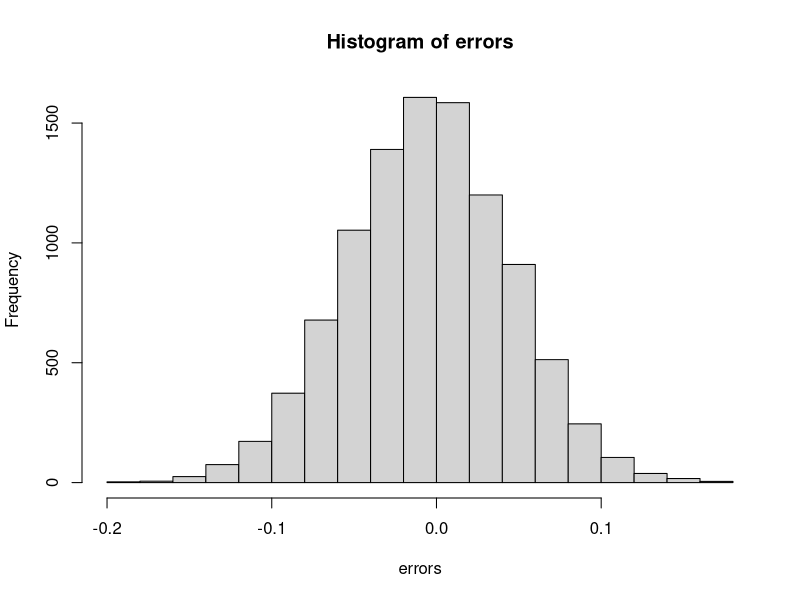
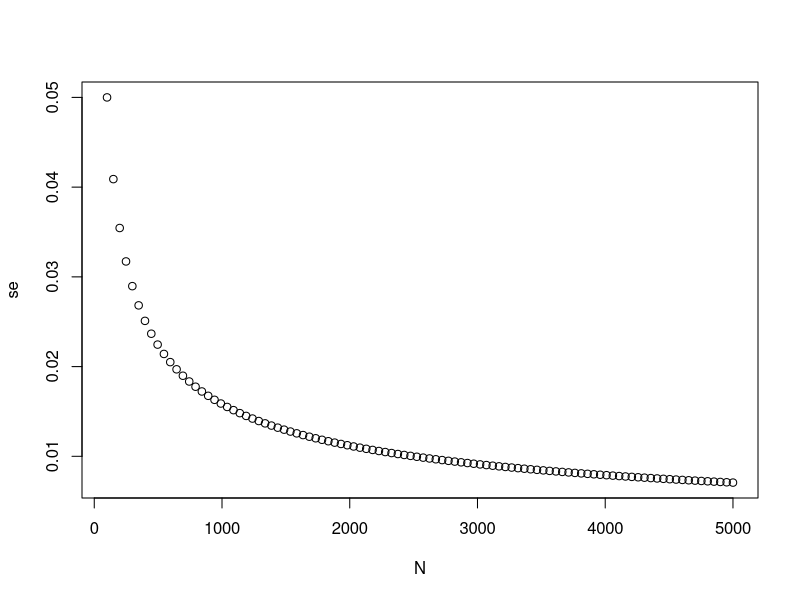
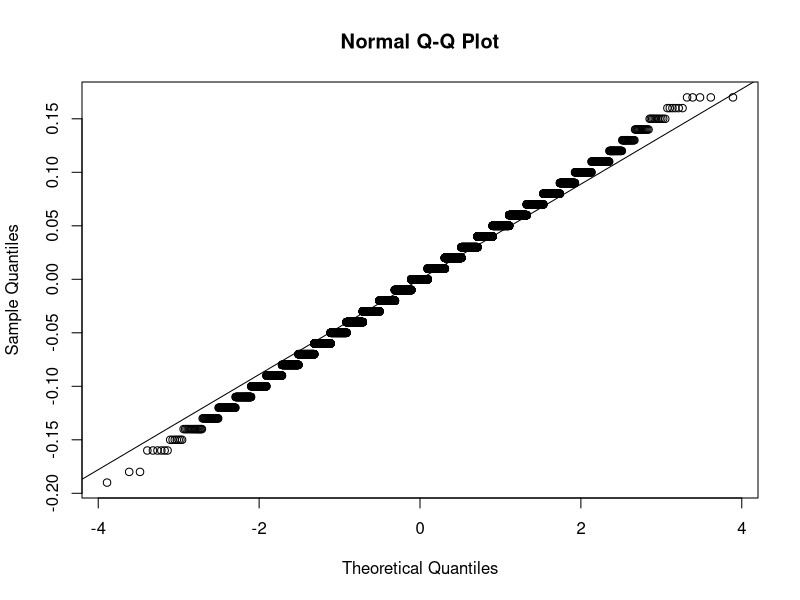

Reproduce these figures in R, in order.
## Introduction to Inference
# Write a function called `take_sample` that takes `p` and `N` as arguements and returns the average value of a randomly sampled population.
take_sample <- function(p, N) {
  Xs <- sample(c(0,1),size = N, replace = TRUE, prob = c(1-p, p))
  mean(Xs)
}

# Use the `set.seed` function to make sure your answer matches the expected result after random sampling
set.seed(1)

# Define `p` as the proportion of Democrats in the population being polled
p <- 0.45

# Define `N` as the number of people polled
N <- 100

# Call the `take_sample` function to determine the sample average of `N` randomly selected people from a population containing a proportion of Democrats equal to `p`. Print this value to the console.
take_sample(p, N)

# Define `p` as the proportion of Democrats in the population being polled
p <- 0.45

# Define `N` as the number of people polled
N <- 100

# The variable `B` specifies the number of times we want the sample to be replicated
B <- 10000

# Use the `set.seed` function to make sure your answer matches the expected result after random sampling
set.seed(1)

# Create an objected called `errors` that replicates subtracting the result of the `take_sample` function from `p` for `B` replications
errors <- replicate(B, {
  p - mean(take_sample(p, N))
})
# Calculate the mean of the errors. Print this value to the console.
mean(errors)

hist(errors)

# Use the `set.seed` function to make sure your answer matches the expected result after random sampling
set.seed(1)

# We generated `errors` by subtracting the estimate from the actual proportion of Democratic voters
errors <- replicate(B, p - take_sample(p, N))

# Calculate the mean of the absolute value of each simulated error. Print this value to the console.
mean(abs(errors))

# Calculate the standard deviation of `errors`
sqrt(mean(errors^2))

# Calculate the standard error of X_bar
sqrt(p*(1-p)/N)

# Use the `set.seed` function to make sure your answer matches the expected result after random sampling
set.seed(1)

# Define `X` as a random sample of `N` voters with a probability of picking a Democrat ('1') equal to `p`
X <- sample(c(0,1), size = N, replace = TRUE, prob = c(1-p,p))

# Define `X_bar` as the average sampled proportion
X_bar <- mean(X)

# Calculate the standard error of the estimate. Print the result to the console.
sqrt(X_bar*(1-X_bar)/N)

N <- seq(100, 5000, len = 100)
p <- 0.5
se <- sqrt(p*(1-p)/N)
plot(N, se)

# Define `p` as the proportion of Democrats in the population being polled
p <- 0.45

# Define `N` as the number of people polled
N <- 100

# The variable `B` specifies the number of times we want the sample to be replicated
B <- 10000

# Use the `set.seed` function to make sure your answer matches the expected result after random sampling
set.seed(1)

# Generate `errors` by subtracting the estimate from the actual proportion of Democratic voters
errors <- replicate(B, p - take_sample(p, N))

# Generate a qq-plot of `errors` with a qq-line showing a normal distribution
qqnorm(errors)
qqline(errors)

# Calculate the probability that the estimated proportion of Democrats in the population is greater than 0.5. Print this value to the console.
1 - pnorm(0.5, p, sqrt(p*(1-p)/N))

# Define `X_hat` as the sample average
X_hat <- 0.51

# Define `se_hat` as the standard error of the sample average
se_hat <- sqrt(X_hat*(1-X_hat)/N)

# Calculate the probability that the error is 0.01 or larger
pgreater <- 1 - pnorm(0.01, 0, se_hat)
